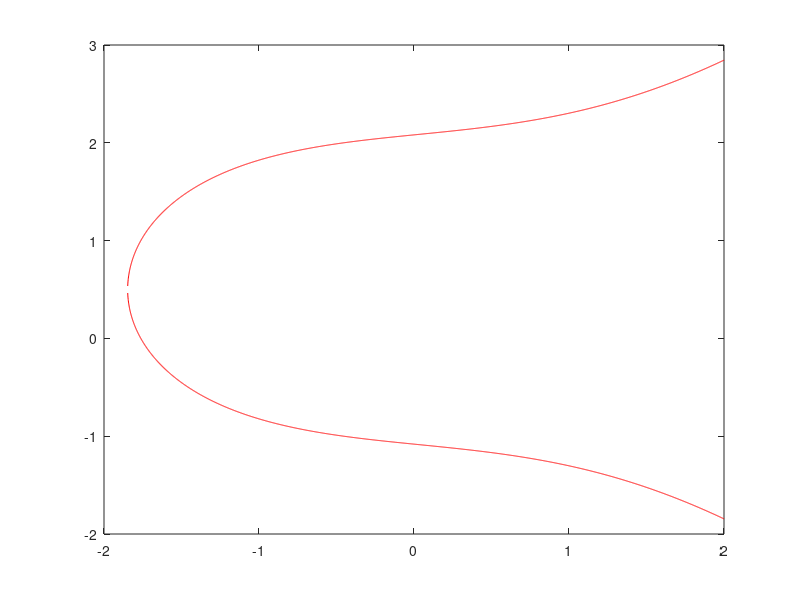

This chart was generated by the following MATLAB code:
% Elliptic Curve
n = 1000;
x = -2:1/n:2;
y = sqrt(x.^3 + 2*x + 10);
iy = find(y~=real(y));
y(iy) = nan;
y1 = (1 + y)/2;
y2 = (1 - y)/2;
plot(x,y1,'r',x,y2,'r') % Plot elliptic curve



